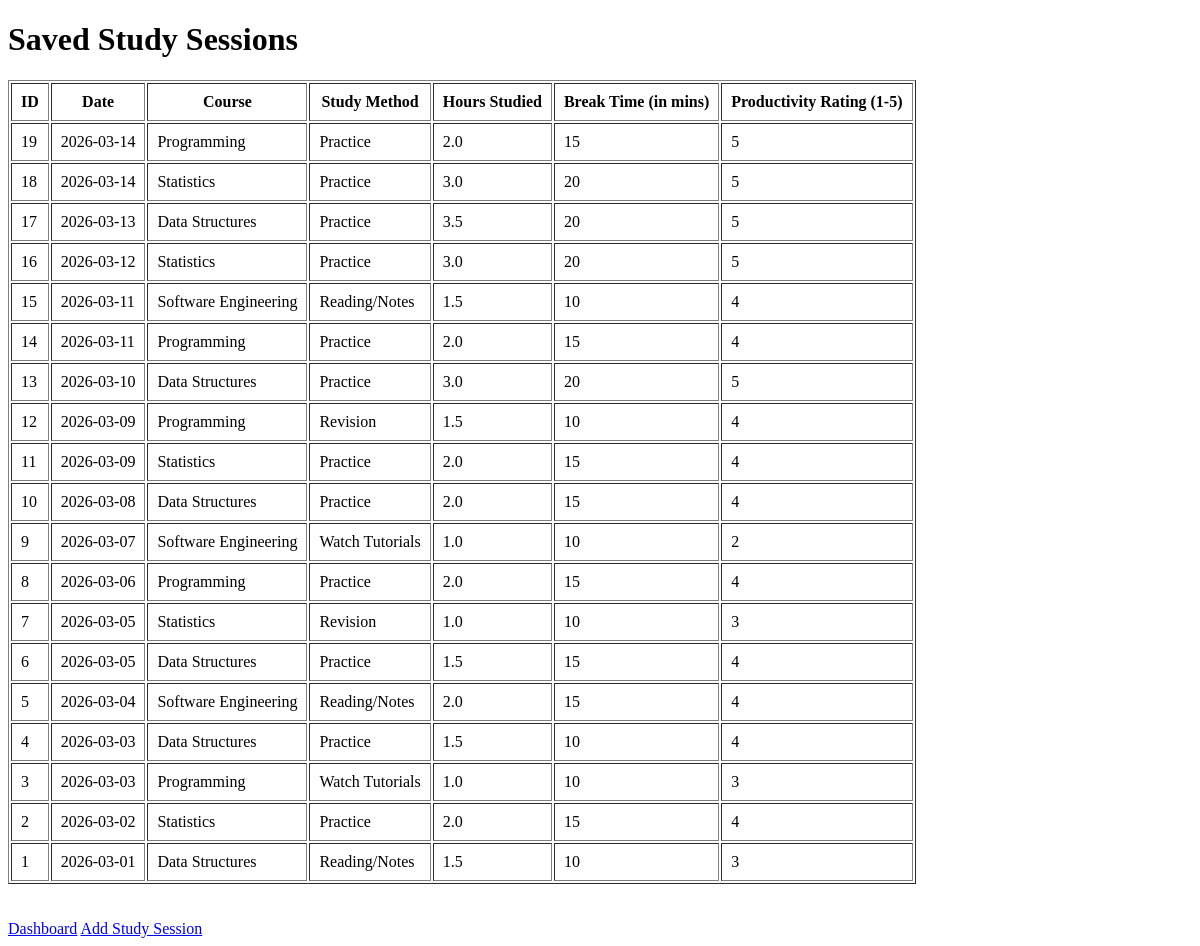
Before: /view with the older database file.
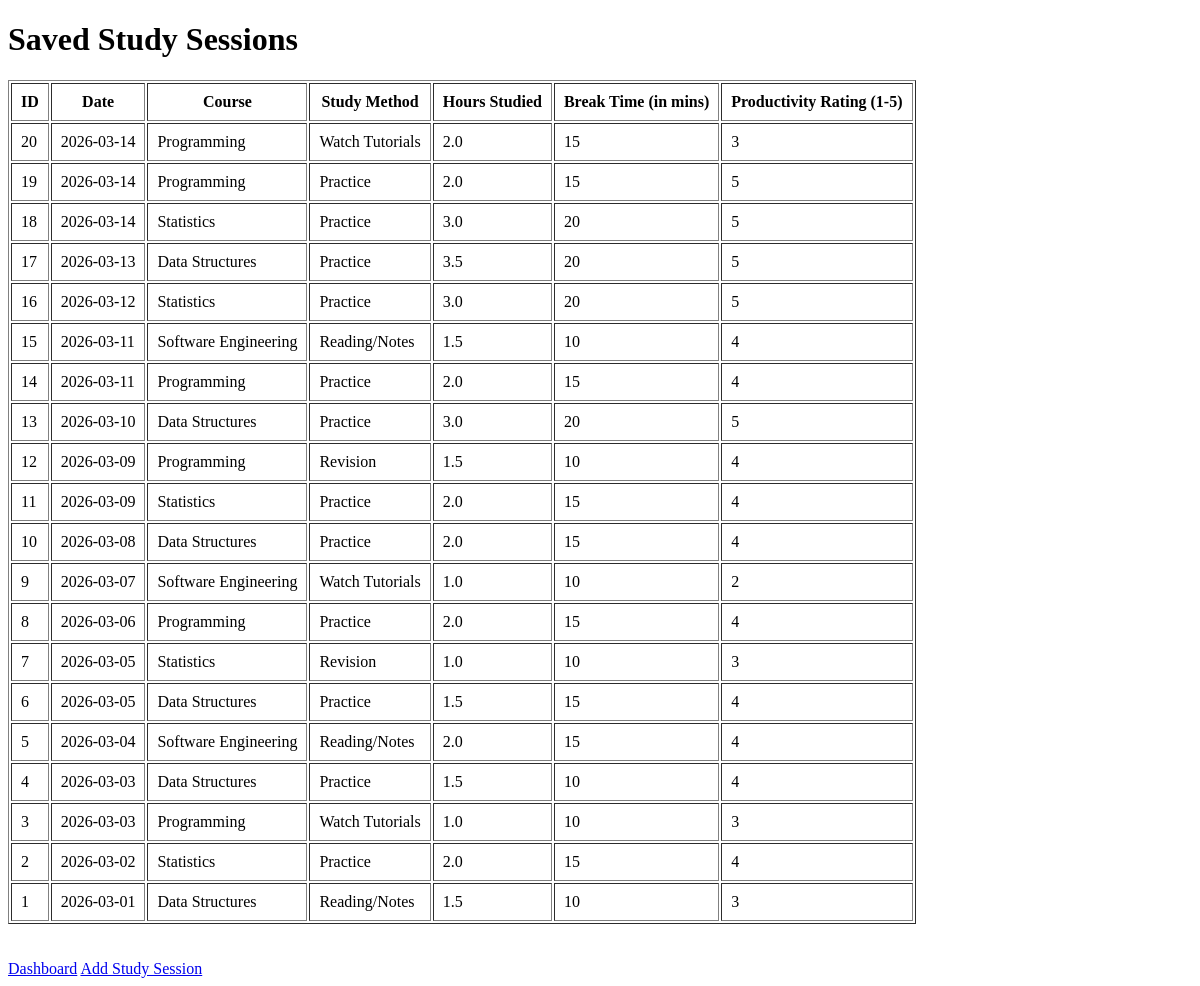
After: the same page with the newer database file.
### tables this page shows
CREATE TABLE study_sessions(
                   id INTEGER PRIMARY KEY AUTOINCREMENT,
                   date TEXT NOT NULL,
                   course_studied TEXT NOT NULL,
                   study_method TEXT NOT NULL,
                   study_hours REAL NOT NULL,
                   break_time INTEGER NOT NULL,
                   productivity_rating INTEGER NOT NULL
        );

### app.py (the view)
@app.route("/view")
def view_sessions():
    con_db = connect_db()
    sessions = con_db.execute("""SELECT * FROM study_sessions
                              ORDER BY date DESC, id DESC""").fetchall()
    con_db.close()
    return render_template("view.html", sessions=sessions)

### app.py (called while the page is built)
def connect_db():
    con_db = sqlite3.connect(db_name)
    con_db.row_factory = sqlite3.Row
    return con_db

### templates/view.html (shortened to what this page needs)
<!DOCTYPE html>
<html>
    <head>
    </head>
    <body>
        <h1>Saved Study Sessions</h1>
        <table border="1" cellpadding="9">
            <tr>
                <th>ID</th>
                <th>Date</th>
                <th>Course</th>
                <th>Study Method</th>
                <th>Hours Studied</th>
                <th>Break Time (in mins)</th>
                <th>Productivity Rating (1-5)</th>
            </tr>
            {% for session in sessions %}
            <tr>
                <td>{{session["id"]}}</td>
                <td>{{session["date"]}}</td>
                <td>{{session["course_studied"]}}</td>
                <td>{{session["study_method"]}}</td>
                <td>{{session["study_hours"]}}</td>
                <td>{{session["break_time"]}}</td>
                <td>{{session["productivity_rating"]}}</td>
            </tr>
            {% endfor %}
        </table>
        <br><br>
        <a href="/">Dashboard</a>
        <a href="/add">Add Study Session</a>
    </body>
</html>

Changed rows visible on the page:
added study_sessions: id "20", date "2026-03-14", course_studied "Programming", study_method "Watch Tutorials", study_hours "2.0", break_time "15", productivity_rating "3"
